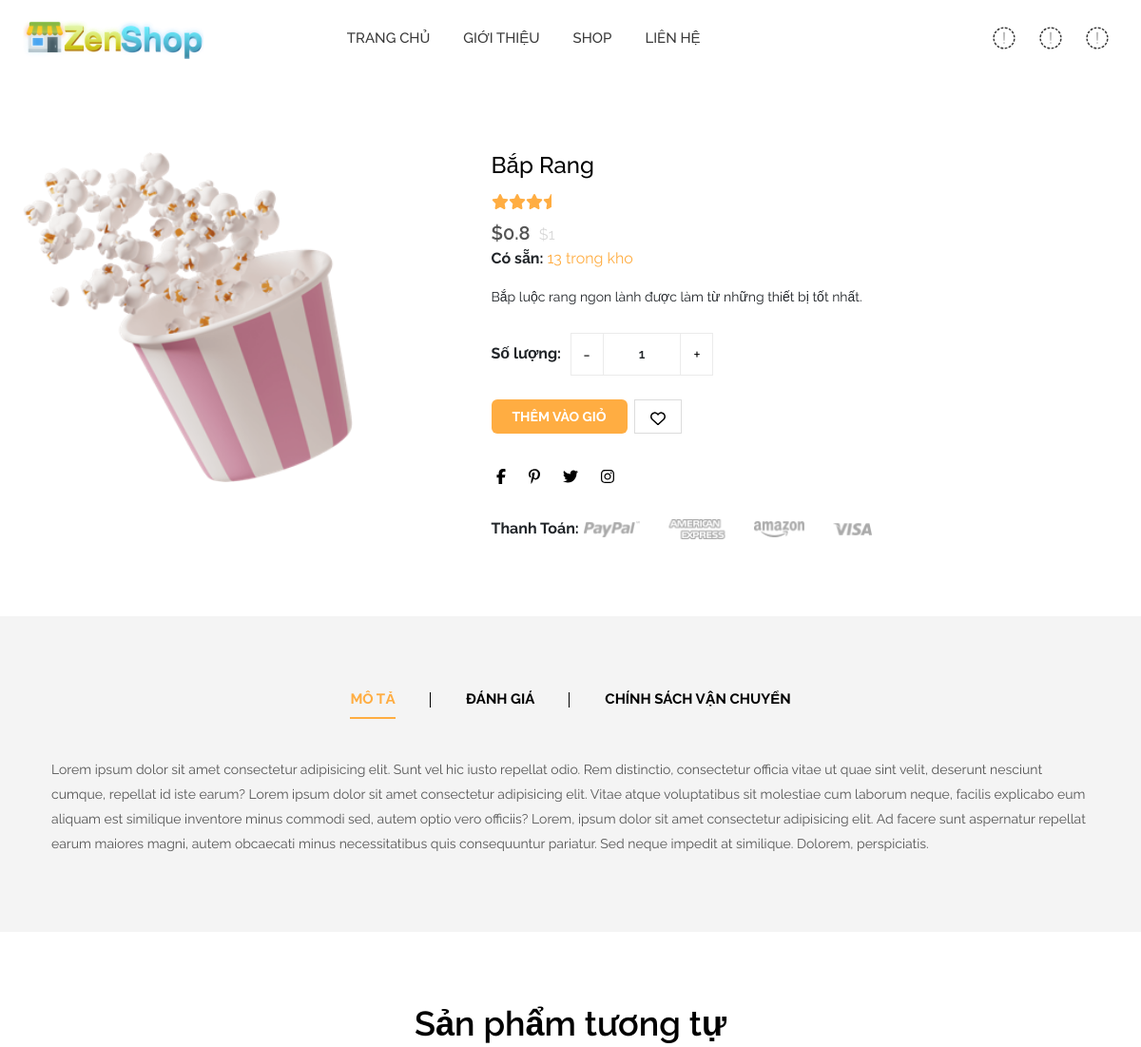
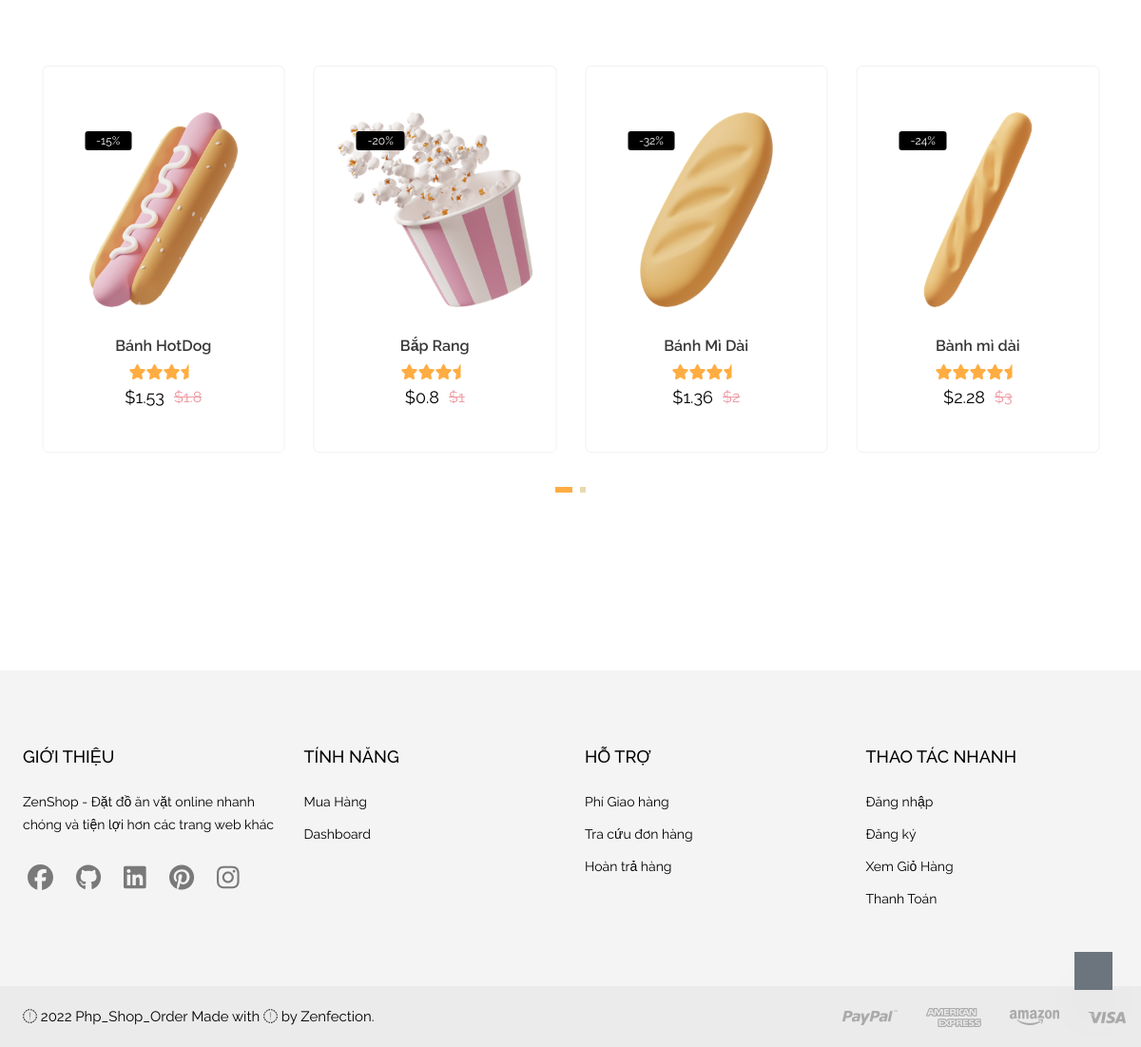
Page /product/detail/2 on the committed database (2 pictures, top to bottom).
### tables this page shows
CREATE TABLE tb_product
(
  id_product  int(11)       NOT NULL AUTO_INCREMENT,
  name        varchar(50)   NOT NULL,
  description varchar(255)  NOT NULL,
  price       float         NOT NULL,
  ranking     int           NOT NULL,
  image       varchar(255)  NOT NULL,
  discount    DECIMAL(10,2) NULL    ,
  quantity    int           NOT NULL,
  id_category char(25)      NOT NULL,
  PRIMARY KEY (id_product)
);

### app/views/products/detail.php (the view, shortened to what the rows shown need)
<div id="content">
    <div class="section section-margin">
        <div class="container">
            <div class="row">
                <div class="col-lg-5 offset-lg-0 col-md-8 offset-md-2">
                    <div class="product-details-img" data-aos="fade-right" data-aos-duration="500">
                        <div class="single-product-img swiper-container product-gallery-top">
                            <div class="swiper-wrapper popup-gallery">
                                <?php
                                $id = $product_detail['id_product'];
                                $image = $product_detail['image'];
                                $name = $product_detail['name'];
                                $price = $product_detail['price'];
                                $discount = $product_detail['discount'];
                                $ranking = $product_detail['ranking'];
                                $description = $product_detail['description'];
                                $quantity = $product_detail['quantity'];
                                ?>
                                <img class='w-100' id="img-product<?php echo $id ?>" src='<?php echo _WEB_ROOT; ?>/assets/images/products/<?php echo $image ?>' alt='Product' style="padding-right: 25%;">
                            </div>
                        </div>
                        <div class="single-product-thumb swiper-container product-gallery-thumbs">
                        </div>
                    </div>
                </div>
                <div class="col-lg-7">
                    <div class="product-summery position-relative" data-aos="fade-left" data-aos-duration="500">
                        <div class="product-head m-b-15">
                            <?php
                                echo "<h2 class='product-title'>$name</h2>";
                            ?>
                        </div>
                        <span class="rating justify-content-start m-b-10">
                            <?php
                            $temp = $ranking;
                            for ($j = 0; $j < 5; $j++) {
                                if ($temp > 2) {
                                    echo "<i class='fa-solid fa-star' style='color: #ffad42'></i>";
                                    $temp -= 2;
                                } else if ($temp > 0) {
                                    echo "<i class='fa-solid fa-star-half' style='color: #ffad42'></i>";
                                    $temp = 0;
                                }
                            }
                            ?>
                        </span>
                        <span class="price-box m-b-10">
                            <?php
                            if ($discount > 0) {
                                $discount_price = $price - ($price * $discount / 100);
                            ?>
                                <span class="regular-price">$<?php echo $discount_price ?></span>
                                <span class="old-price">$<?php echo $price ?></span>
                            <?php
                            } else {
                            ?>
                                <span class='regular-price'>$<?php echo $price ?></span>
                            <?php
                            }
                            ?>
                        </span>
                        <div class="product-inventroy m-b-15">
                            <?php
                            echo "<span class='inventroy-title'> <strong>Có sẵn:</strong></span>";
                            echo "<span class='inventory-varient'> $quantity trong kho</span>";
                            ?>
                        </div>
                        <?php
                            echo "<p class='desc-content m-b-25'>$description.</p>";
                        ?>
                        <div class="quantity d-flex align-items-center m-b-25">
                            <span class="m-r-10"><strong>Số lượng: </strong></span>
                            <div class="cart-plus-minus">
                                <input class="cart-plus-minus-box" value="1" type="text">
                                <div class="dec qtybutton">-</div>
                                <div class="inc qtybutton">+</div>
                            </div>
                        </div>
                        <div class="cart-btn action-btn m-b-30">
                            <div class="action-cart-btn-wrapper d-flex">
                                <div class="add-to_cart" id="product<?php echo $id ?>">
                                    <a class="btn btn-primary btn-hover-dark rounded" style="width: 110%">Thêm Vào Giỏ</a>
                                </div>
                                <a href="#" title="Wishlist" class="action"><i class="fa-regular fa-heart"></i></a>
                            </div>
                        </div>
                        <div class="social-share">
                            <div class="widget-social justify-content-start m-b-30">
                                <a title="Facebook" href="#"><i class="fa-brands fa-facebook-f" style="padding-top: 7px;"></i></a>
                                <a title="Pinterest" href="#"><i class="fa-brands fa-pinterest-p" style="padding-top: 7px;"></i></a>
                                <a title="Twitter" href="#"><i class="fa-brands fa-twitter" style="padding-top: 7px;"></i></a>
                                <a title="Instagram" href="#"><i class="fa-brands fa-instagram" style="padding-top: 7px;"></i></a>
                            </div>
                        </div>
                        <div class="payment-option m-t-20 d-flex">
                            <span><strong>Thanh Toán: </strong></span>
                            <a href="#">
                                <img class="fit-image m-l-5" src="<?php echo _WEB_ROOT; ?>/assets/images/payment/payment_large.png" alt="Payment Option Image">
                            </a>
                        </div>
                    </div>
                </div>
            </div>
        </div>
    </div>
    <div class="section section-padding bg-name-bright">
        <div class="container">
            <div class="row">
                <div class="col-lg-12 single-product-tab" data-aos="fade-up" data-aos-duration="500">
                    <ul class="nav nav-tabs m-b-n15" id="myTab" role="tablist">
                        <li class="nav-item m-b-15">
                            <a class="nav-link active" id="home-tab" data-bs-toggle="tab" href="#connect-1" role="tab" aria-selected="true">Mô Tả</a>
                        </li>
                        <li class="nav-item m-b-15">
                            <a class="nav-link" id="profile-tab" data-bs-toggle="tab" href="#connect-2" role="tab" aria-selected="false">Đánh Giá</a>
                        </li>
                        <li class="nav-item m-b-15">
                            <a class="nav-link" id="contact-tab" data-bs-toggle="tab" href="#connect-3" role="tab" aria-selected="false">Chính sách vận chuyển</a>
                        </li>
                    </ul>
                    <div class="tab-content mb-text" id="myTabContent">
                        <div class="tab-pane fade show active" id="connect-1" role="tabpanel" aria-labelledby="home-tab">
                            <div class="desc-content">
                                <p class="m-b-15">Lorem ipsum dolor sit amet consectetur adipisicing elit. Sunt vel hic iusto repellat odio. Rem distinctio, consectetur officia vitae ut quae sint velit, deserunt nesciunt cumque, repellat id iste earum? Lorem ipsum dolor sit amet consectetur adipisicing elit. Vitae atque voluptatibus sit molestiae cum laborum neque, facilis explicabo eum aliquam est similique inventore minus commodi sed, autem optio vero officiis? Lorem, ipsum dolor sit amet consectetur adipisicing elit. Ad facere sunt aspernatur repellat earum maiores magni, autem obcaecati minus necessitatibus quis consequuntur pariatur. Sed neque impedit at similique. Dolorem, perspiciatis.</p>
                            </div>
                        </div>
                    </div>
                </div>
            </div>
        </div>
    </div>
    <div class="service-section section section-margin">
        <div class="container">
            <div class="row justify-content-center text-center">
                <div class="col-12">
                    <div class="section-title text-center">
                        <h3 class="title">Sản phẩm tương tự</h3>
                    </div>
                </div>
            </div>
            <div class="row text-center">
                <div class="col-lg-12">
                    <div class="feature-slider">
                        <?php
                        $count = count($similar_product);
                        for ($i = 0; $i < $count; $i++) {
                            $row = $similar_product[$i];
                            $id = $row['id_product'];
                            $name = $row['name'];
                            $price = $row['price'];
                            $discount = $row['discount'];
                            $ranking = $row['ranking'];
                            $image = $row['image'];
                        ?>
                            <div class="mt-4 pt-2">
                                <div class="solution border rounded position-relative px-4 py-5 ">
                                    <div class="product-wrapper">
                                        <div class="product">
                                            <div class="thumb product-inner" id="product<?php echo $id ?>">
                                                <a class="image" href="/product/detail/<?php echo $id?>">
                                                    <img class="fit-image rounded" src="<?php echo _WEB_ROOT; ?>/assets/images/products/<?php echo $image ?>" />
                                                </a>
                                                <?php
                                                if ($discount > 0) {
                                                    $discount_price = $price - ($price * $discount / 100);
                                                ?>
                                                    <span class="badges">
                                                        <span class='sale'>-<?php echo (int)$discount ?>%</span>
                                                    </span>
                                                <?php
                                                }
                                                ?>
                                            </div>
                                            <div class="content">
                                                <h5 class="title"><?php echo $name ?></a></h5>
                                                <span class="rating">
                                                    <?php
                                                    $temp = $ranking;
                                                    for ($j = 0; $j < 5; $j++) {
                                                        if ($temp > 2) {
                                                            echo "<i class='fa-solid fa-star' style='color: #ffad42'></i>";
                                                            $temp -= 2;
                                                        } else if ($temp > 0) {
                                                            echo "<i class='fa-solid fa-star-half' style='color: #ffad42'></i>";
                                                            $temp = 0;
                                                        }
                                                    }
                                                    ?>
                                                </span>
                                                <span class="price">
                                                    <?php
                                                    if ($discount > 0) {
                                                    ?>
                                                        <span class="new">$<?php echo $discount_price ?></span>
                                                        <span class="old">$<?php echo $price ?></span>
                                                    <?php
                                                    } else {
                                                    ?>
                                                        <span class='new'>$<?php echo $price ?></span>
                                                    <?php
                                                    }
                                                    ?>
                                                </span>
                                            </div>
                                        </div>
                                    </div>
                                </div>
                            </div>
                        <?php
                        }
                        ?>
                    </div>
                </div>
            </div>
        </div>
    </div>
</div>

### rows in the picture
tb_product: image (picture), name "Bắp Rang", discount_price "0.8", price "1", quantity "13", description "Bắp luộc rang ngon lành được làm từ những thiết bị tốt nhất", discount "20"
tb_product: image (picture), discount "15", name "Bánh HotDog", discount_price "1.53", price "1.8"
tb_product: image (picture), discount "32", name "Bánh Mì Dài", discount_price "1.36", price "2"
tb_product: image (picture), discount "24", name "Bành mì dài", discount_price "2.28", price "3"
